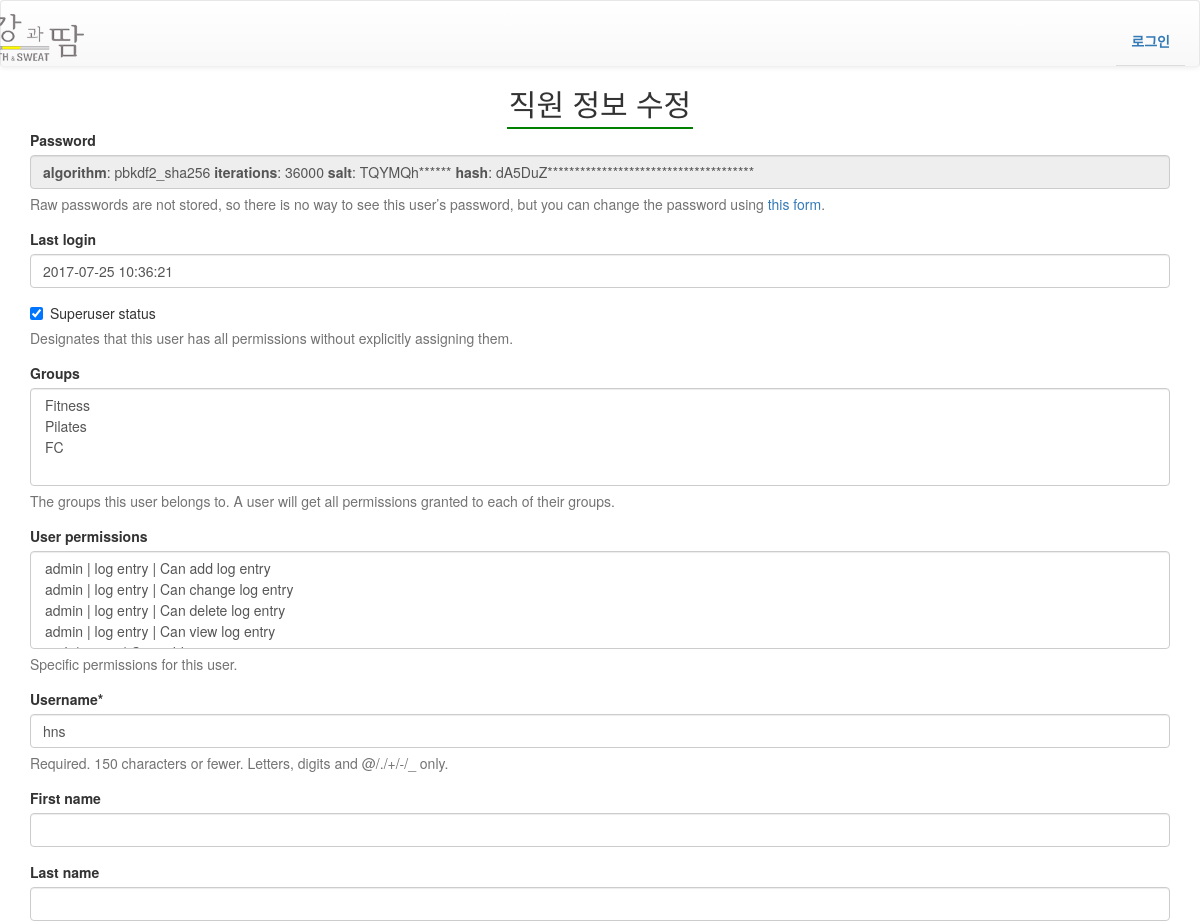
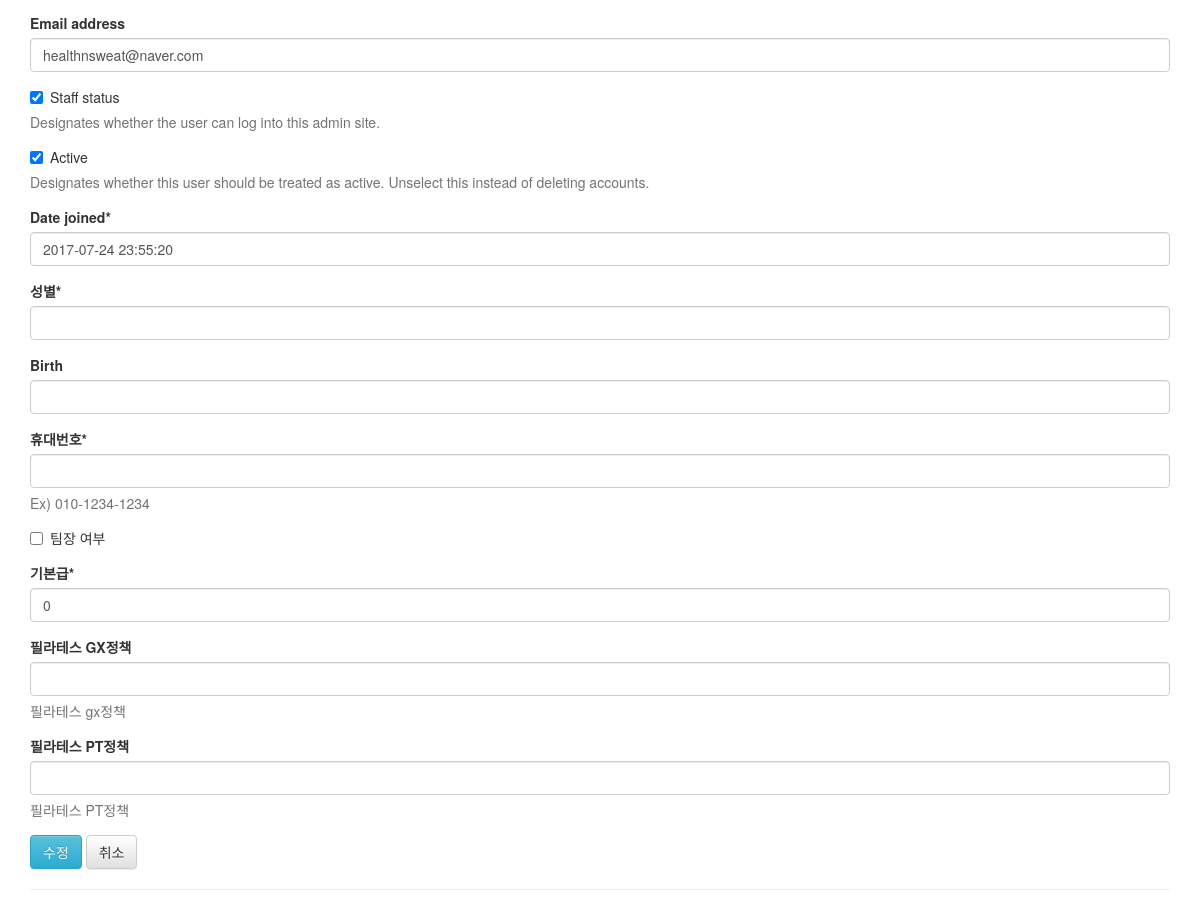
The app's page /management/member_management/edit_staff/1/ with its own data (2 pictures, top to bottom).
### health/authentication/models.py (models this page shows)
class User(AbstractUser):
    sex = models.CharField(max_length=12, verbose_name='성별',null=True)
    birth = models.DateField(null=True, blank=True)
    phone_num = models.CharField(max_length=32, null=True, help_text='Ex) 010-1234-1234',verbose_name='휴대번호')
    teamleader = models.BooleanField(blank=True, default=False, verbose_name='팀장 여부')
    basic_salary = models.DecimalField(max_digits=10, decimal_places=0, default=0 ,verbose_name='기본급')
    pilates_GX = models.CharField(max_length=32, blank=True, null=True, help_text='필라테스 gx정책',verbose_name='필라테스 GX정책')
    pilates_PT = models.CharField(max_length=32, blank=True, null=True, help_text='필라테스 PT정책',verbose_name='필라테스 PT정책')

### health/management/views.py (the view)
# urls.py: url(r'^member_management/edit_staff/(?P<staff_id>\d+)/$', views.edit_staff, name="edit_staff"),
def edit_staff(request, staff_id):
    staff = User.objects.get(id=staff_id)
    salary = Fitness_Salary.objects.filter(uid=staff_id)
    if request.method == 'POST':
        form = CustomUserChangeForm(request.POST, instance=staff)
        if form.is_valid():
            form.save()
            return redirect('management:member_management')
    else:
        staff = User.objects.get(id=staff_id)
        form = CustomUserChangeForm(instance=staff)
    context = {
        'form' : form,
        'salary' : salary,
    }
    return render(request, 'management/edit_staff.html', context)

### health/management/forms.py
class CustomUserChangeForm(UserChangeForm):
    class Meta:
        model = User
        fields = '__all__'

### health/management/templates/management/edit_staff.html (shortened to what this page needs)
{% extends "navbar.html" %}
{% load crispy_forms_tags %}
{% block content %}
<h2 class="text-center"><span class="header">직원 정보 수정</span></h2>
<div class="container">
    <form method="POST">
        {{form |crispy}}
        <button class="btn btn-info" type="submit">수정</button>
        <input type=button value="취소" class="btn btn-default" onClick="javascript:history.go(-1);">
        <hr/>
    </form>
</div>
{% endblock %}

### health/static/css/main.css (style rules this page uses)
a, a:hover, a:active, a:focus, button:focus { outline: 0; border: 0; text-decoration: none; }
.header { padding:2px; border-bottom:2px solid green; }
.schedule-table tbody tr td:first-child .schedule-table tbody tr th:first-child, { width: 10px; }

### records on screen
User: last_login "2017-07-25 10:36:21", is_superuser "☑", username "hns", email "healthnsweat@naver.com", is_staff "☑", is_active "☑", date_joined "2017-07-24 23:55:20", basic_salary "0"
